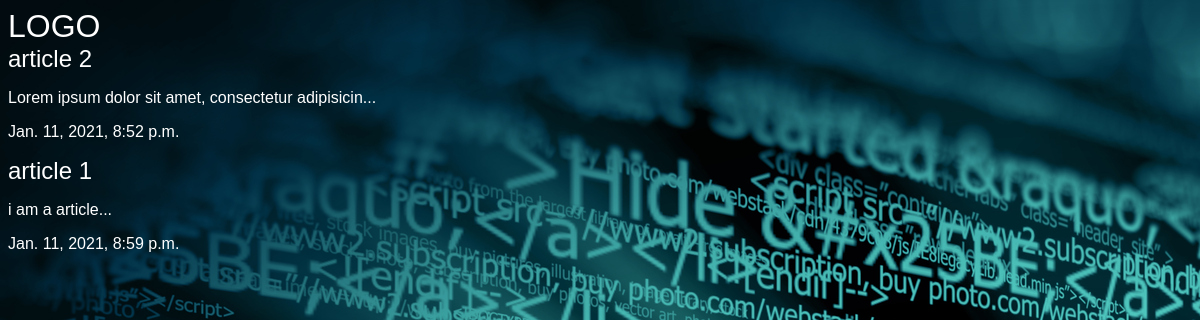
The app's page /articles/ with its own data.
### articles/models.py (models this page shows, shortened)
class Article(models.Model):
    title = models.CharField(max_length = 100)
    slug = models.SlugField()
    body = models.TextField()
    date = models.DateTimeField(auto_now_add = True)
    image= models.ImageField(default='default.jpg', blank=True)
    def character(self):
        return self.body[:50] + '...'

### articles/views.py (the view)
# urls.py: path('', views.articles, name="list"),
def articles(request):
    articles = models.Article.objects.all().order_by('date')
    args = {'articles':articles}
    return render(request, 'articles/articles.html', args)

### articles/templates/articles/articles.html (shortened to what this page needs)
{% extends 'base.html' %}
{% block content %}
  <div class="continer">
      {% for items in articles %}
    <h2>
      <a href="{% url 'articles:detail' slug=items.slug %}">{{items.title}}</a>
    </h2>
    <p>{{items.character}}</p>
    <p>{{items.date}}</p>
    {% endfor %}
  </div>
{%endblock%}

### templates/base.html (shortened to what this page needs)
{% load static %}
<!DOCTYPE html>
<html lang="en" dir="ltr">
  <head>
    <link rel="stylesheet" href="{% static 'styles.css' %}">
  </head>
  <body>
<h1>{%block logo%}<a href="{% url "articles:list" %}">LOGO</a>{% endblock %}
</h1>
  {% block content%}
  {%endblock%}
  </body>
</html>

### assets/styles.css (style rules this page uses)
body { background-color: #0f121f; background-image:url(stars.jpg); color:#fff; background-repeat-y:no-repeat; background-attachment:fixed; }
body * { font-family:arial; }
h1,h2,h3,h4,h5 { font-weight:normal; margin:0; }
a,a:hover,a:visited { text-decoration:none; color:#fff }

### records on screen
Article: title "article 2", character "Lorem ipsum dolor sit amet, consectetur adipisicin...", date "Jan. 11, 2021, 8:52 p.m."
Article: title "article 1", character "i am a article...", date "Jan. 11, 2021, 8:59 p.m."
